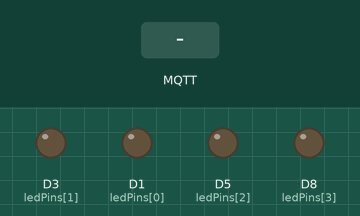
This sketch was run on a simulated ESP8266 (NodeMCU). Shown: output pins drawn as LEDs (lit = HIGH). The test bench sets the inputs (shaded band). WiFi joins after 1.5 s; servers stay silent unless stated; random numbers use the default seed unless the sketch sets one; no MQTT or app messages arrive unless stated; what the sketch prints to the serial monitor is not drawn.

Above: at 2.7 s.
2.8 s: MQTT message "1" arrives on the first subscribed topic
At 3.4 s:
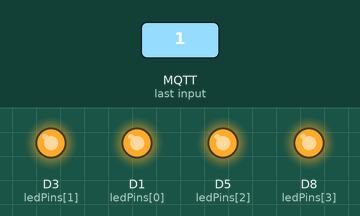
4.3 s: MQTT message "0" arrives on the first subscribed topic
At 5.7 s:
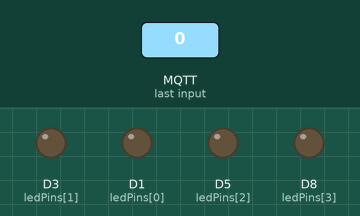
Timing chart, 0 to 7.3 s (numbered marks = the images above; inputs shaded):
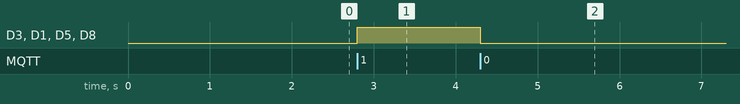

The sketch:

sketch_may14a.ino
```cpp
#include <ESP8266WiFi.h>
#include <PubSubClient.h>

const char* ssid = "son";
const char* password = "ayobangun@";
const char* mqtt_server = "broker.emqx.io";
const char* subscribe_topic = "person/status";

int ledPins[] = {D1, D3, D5, D8};
const int numLeds = 4;

WiFiClient espClient;
PubSubClient client(espClient);

void setup_wifi() {
  delay(10);
  Serial.println();
  Serial.print("Connecting to ");
  Serial.println(ssid);

  WiFi.mode(WIFI_STA);
  WiFi.begin(ssid, password);

  while (WiFi.status() != WL_CONNECTED) {
    delay(500);
    Serial.print(".");
  }

  Serial.println("");
  Serial.println("WiFi connected");
  Serial.println("IP address: ");
  Serial.println(WiFi.localIP());
}

void callback(char* topic, byte* payload, unsigned int length) {
  Serial.print("Message arrived [");
  Serial.print(topic);
  Serial.print("] ");
  for (int i = 0; i < length; i++) {
    Serial.print((char)payload[i]);
  }
  Serial.println();

  if (strcmp(topic, subscribe_topic) == 0) {
    if ((char)payload[0] == '0') {
      for (int i = 0; i < numLeds; i++) {
        digitalWrite(ledPins[i], LOW);
      }
    } else if ((char)payload[0] == '1') {
      for (int i = 0; i < numLeds; i++) {
        digitalWrite(ledPins[i], HIGH);
      }
    }
  }
}

void reconnect() {
  while (!client.connected()) {
    Serial.print("Attempting MQTT connection...");
    String clientId = "ESP32Client-";
    clientId += String(random(0xffff), HEX);
    if (client.connect(clientId.c_str())) {
      Serial.println("Connected");
      client.subscribe(subscribe_topic);
    } else {
      Serial.print("failed, rc=");
      Serial.print(client.state());
      Serial.println(" try again in 5 seconds");
      delay(5000);
    }
  }
}

void setup() {
  for (int i = 0; i < numLeds; i++) {
    pinMode(ledPins[i], OUTPUT);
  }
  Serial.begin(115200);
  setup_wifi();
  client.setServer(mqtt_server, 1883);
  client.setCallback(callback);
}

void loop() {
  if (!client.connected()) {
    reconnect();
  }
  client.loop();
}
```

Measured:
- after the input at 2.8 s, D3 (ledPins[1]), D1 (ledPins[0]), D5 (ledPins[2]), D8 (ledPins[3]): LOW → HIGH at once
- after the input at 4.3 s, D3 (ledPins[1]), D1 (ledPins[0]), D5 (ledPins[2]), D8 (ledPins[3]): HIGH → LOW at once
